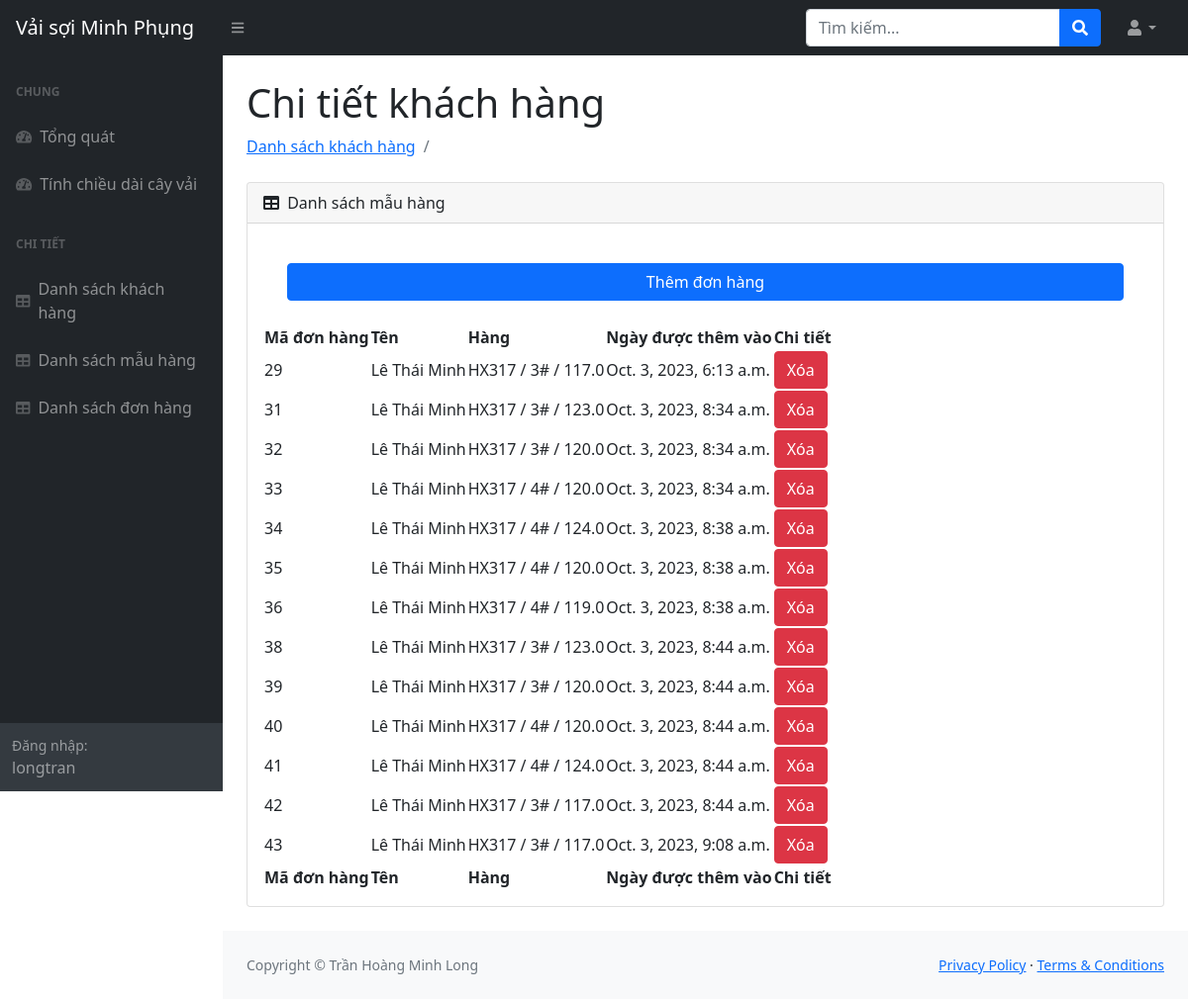
Page /customer/4 (signed in) on the committed database.
### management/models.py (models this page shows, shortened)
class Order(models.Model):
    order_id = models.BigAutoField(primary_key=True)
    customer = models.ForeignKey(Customer, null=True, on_delete=models.SET_NULL)
    product = models.ForeignKey(Product, null=True, on_delete=models.SET_NULL)
    order_date = models.DateTimeField(auto_now_add=True, null=True)

class Customer(models.Model):
    customer_id = models.BigAutoField(primary_key=True)
    lastname = models.CharField(max_length=64)
    middlename = models.CharField(max_length=64, null=True)
    firstname = models.CharField(max_length=64)
    phone = models.CharField(max_length=64, null=True)
    socialnumber = models.IntegerField(null=True)
    customer_date = models.DateTimeField(auto_now_add=True, null=True)
    def __str__(self):
        return f'{self.lastname} {self.middlename} {self.firstname}'

class Product(models.Model):
    measurement_unit_choices = [
        ('m', 'meter'),
        ('y', 'yard'),
    ]
    product_id = models.BigAutoField(primary_key=True)
    color = models.CharField(max_length=64)
    hexcolor = models.CharField(max_length=64)
    length = models.FloatField()
    measurement_unit = models.CharField(max_length = 64, choices = measurement_unit_choices)
    type = models.CharField(max_length=64)
    location = models.CharField(max_length=64, null=True)
    measurement_unit = models.CharField(max_length=64, choices=measurement_unit_choices)
    product_date = models.DateTimeField(auto_now_add=True, null=True)
    def __str__(self):
        return f'{self.type} / {self.color} / {self.length}'

### management/decorators.py (the view)
        def wrapper_func(request, *args, **kwargs):
            group = None
            if request.user.groups.exists():
                group = request.user.groups.all()[0].name
            if group in allowed_roles:
                return view_func(request, *args, **kwargs)
            else:
                return HttpResponse("Bạn không có quyền truy cập")

### management/views.py (called while the page is built)
@login_required(login_url="login")
@allowed_users(allowed_roles=["admin"])
def customer(request, pk):
    customer = Customer.objects.get(customer_id=pk)
    order = customer.order_set.all()
    context = {
        "customer": customer,
        "order": order,
    }
    return render(request, "management/tables/customer.html", context)

### management/templates/management/tables/customer.html
{% extends 'management/main.html' %} {%block content%}
<main>
  <div class="container-fluid px-4">
    <h1 class="mt-4">Chi tiết khách hàng</h1>
    <ol class="breadcrumb mb-4">
      <li class="breadcrumb-item">
        <a href="{% url 'customerTable' %}">Danh sách khách hàng</a>
      </li>
      <li class="breadcrumb-item active"></li>
    </ol>
    <div class="card mb-4">
      <div class="card-header">
        <i class="fas fa-table me-1"></i>
        Danh sách mẫu hàng
      </div>
      <div class="card-body">
        <div class="d-grid gap-2">
          <a
            href="{% url 'formOrderCustomer' customer.customer_id%}"
            class="m-4 btn btn-primary"
            type="button"
            >Thêm đơn hàng</a
          >
        </div>
        <table id="datatablesSimple">
          <thead>
            <tr>
              <th>Mã đơn hàng</th>
              <th>Tên</th>
              <th>Hàng</th>
              <th>Ngày được thêm vào</th>
              <th>Chi tiết</th>
            </tr>
          </thead>
          <tfoot>
            <tr>
              <th>Mã đơn hàng</th>
              <th>Tên</th>
              <th>Hàng</th>
              <th>Ngày được thêm vào</th>
              <th>Chi tiết</th>
            </tr>
          </tfoot>
          <tbody>
            {% for order in order %}
            <tr>
              <td>{{order.order_id}}</td>
              <td>{{order.customer}}</td>
              <td>{{order.product}}</td>
              <td>{{order.order_date}}</td>
              <td>
                <a
                  href="{% url 'deleteProduct' order.order_id %}"
                  class="btn btn-danger"
                  >Xóa</a
                >
              </td>
            </tr>
            {% endfor %}
          </tbody>
        </table>
      </div>
    </div>
  </div>
</main>
{%endblock%}

### management/templates/management/sidenavbar.html (shortened to what this page needs)
<div id="layoutSidenav_nav">
  <nav class="sb-sidenav accordion sb-sidenav-dark" id="sidenavAccordion">
    <div class="sb-sidenav-menu">
      <div class="nav">
        <div class="sb-sidenav-menu-heading">Chung</div>
        <a class="nav-link" href="{% url "home"%}">
          <div class="sb-nav-link-icon">
            <i class="fas fa-tachometer-alt"></i>
          </div>
          Tổng quát
        </a>
        <a class="nav-link" href="{% url "lengthCalculator"%}">
          <div class="sb-nav-link-icon">
            <i class="fas fa-tachometer-alt"></i>
          </div>
          Tính chiều dài cây vải
        </a>
        <div class="sb-sidenav-menu-heading">Chi tiết</div>
        <a class="nav-link" href="{% url 'customerTable' %}">
          <div class="sb-nav-link-icon"><i class="fas fa-table"></i></div>
          Danh sách khách hàng
        </a>
        <a class="nav-link" href="{% url 'productTable' %}">
          <div class="sb-nav-link-icon"><i class="fas fa-table"></i></div>
          Danh sách mẫu hàng
        </a>
        <a class="nav-link" href="{% url 'orderTable' %}">
          <div class="sb-nav-link-icon"><i class="fas fa-table"></i></div>
          Danh sách đơn hàng
        </a>
      </div>
    </div>
    <div class="sb-sidenav-footer">
      <div class="small">Đăng nhập:</div>
      {{request.user}}
    </div>
  </nav>
</div>

### rows in the picture
Order: order_id "29", customer "Lê Thái Minh", product "HX317 / 3# / 117.0", order_date "Oct. 3, 2023, 6:13 a.m."
Order: order_id "31", customer "Lê Thái Minh", product "HX317 / 3# / 123.0", order_date "Oct. 3, 2023, 8:34 a.m."
Order: order_id "32", customer "Lê Thái Minh", product "HX317 / 3# / 120.0", order_date "Oct. 3, 2023, 8:34 a.m."
Order: order_id "33", customer "Lê Thái Minh", product "HX317 / 4# / 120.0", order_date "Oct. 3, 2023, 8:34 a.m."
Order: order_id "34", customer "Lê Thái Minh", product "HX317 / 4# / 124.0", order_date "Oct. 3, 2023, 8:38 a.m."
Order: order_id "35", customer "Lê Thái Minh", product "HX317 / 4# / 120.0", order_date "Oct. 3, 2023, 8:38 a.m."
Order: order_id "36", customer "Lê Thái Minh", product "HX317 / 4# / 119.0", order_date "Oct. 3, 2023, 8:38 a.m."
Order: order_id "38", customer "Lê Thái Minh", product "HX317 / 3# / 123.0", order_date "Oct. 3, 2023, 8:44 a.m."
Order: order_id "39", customer "Lê Thái Minh", product "HX317 / 3# / 120.0", order_date "Oct. 3, 2023, 8:44 a.m."
Order: order_id "40", customer "Lê Thái Minh", product "HX317 / 4# / 120.0", order_date "Oct. 3, 2023, 8:44 a.m."
Order: order_id "41", customer "Lê Thái Minh", product "HX317 / 4# / 124.0", order_date "Oct. 3, 2023, 8:44 a.m."
Order: order_id "42", customer "Lê Thái Minh", product "HX317 / 3# / 117.0", order_date "Oct. 3, 2023, 8:44 a.m."
Order: order_id "43", customer "Lê Thái Minh", product "HX317 / 3# / 117.0", order_date "Oct. 3, 2023, 9:08 a.m."

### other values in the picture
{{ request.user }} "longtran"
